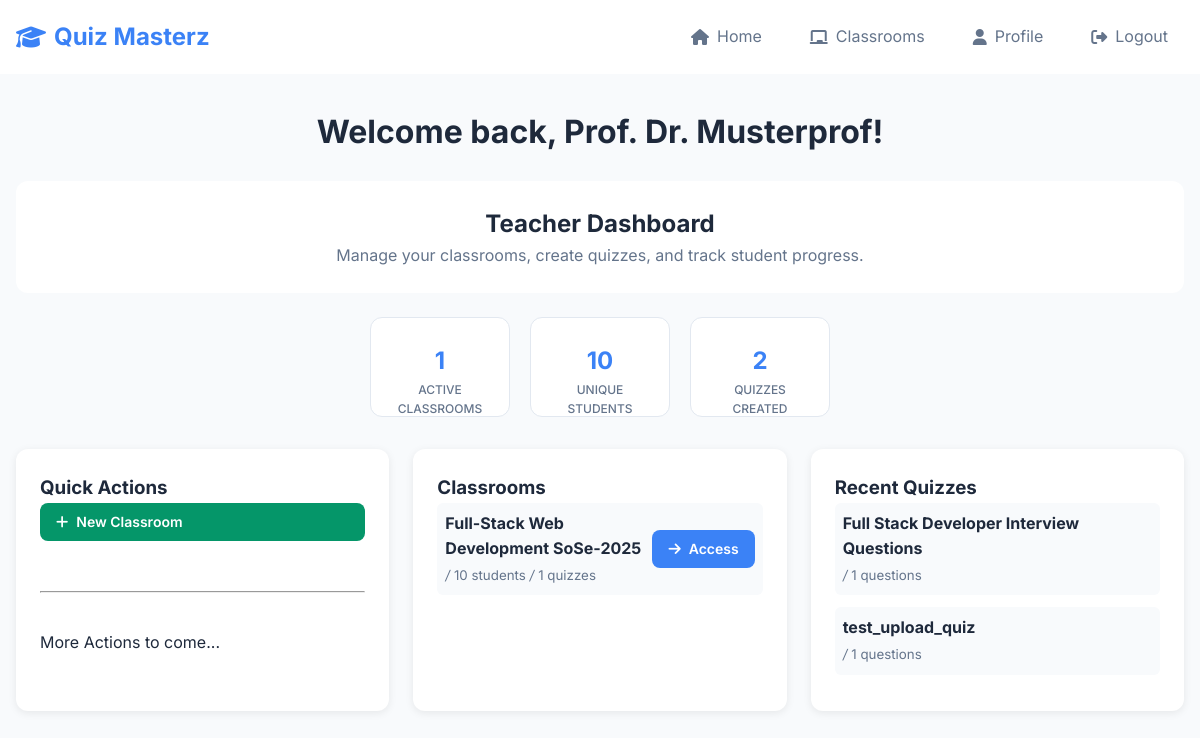
Screenshot of / (signed in) with the database file from the repository.
### website/models.py (models this page shows, shortened)
class User(db.Model, UserMixin):
    id = db.Column(db.Integer, primary_key=True)
    email = db.Column(db.String(150), unique=True)
    password = db.Column(db.String(150))
    first_name = db.Column(db.String(150))
    role = db.Column(db.String(50))
    learning_points = db.Column(db.Integer, default=0)
    classrooms_created = db.relationship('Classroom', foreign_keys='[Classroom.teacher_id]', backref='teacher', lazy=True)
    joined_classrooms = db.relationship('Classroom', secondary=classroom_members,
                                        backref=db.backref('students', lazy='dynamic'),
                                        lazy='dynamic')
    quiz_attempts = db.relationship('StudentQuizAttempt', backref='student', lazy='dynamic')

class Classroom(db.Model):
    id = db.Column(db.Integer, primary_key=True)
    name = db.Column(db.String(100), nullable=False)
    teacher_id = db.Column(db.Integer, db.ForeignKey('user.id'), nullable=False)
    join_code = db.Column(db.String(8), unique=True, nullable=False)
    quizzes = db.relationship('Quiz', secondary=classroom_quizzes,
                              backref=db.backref('classrooms_assigned_to', lazy='dynamic'),
                              lazy='dynamic')
    quiz_attempts = db.relationship('StudentQuizAttempt', backref='classroom', lazy='dynamic')

class Quiz(db.Model):
    id = db.Column(db.Integer, primary_key=True)
    name = db.Column(db.String(150), nullable=False)
    teacher_id = db.Column(db.Integer, db.ForeignKey('user.id'), nullable=False)
    is_published = db.Column(db.Boolean, default=False, nullable=False)
    questions = db.relationship('Question', backref='quiz', lazy='dynamic', cascade="all, delete-orphan")
    teacher = db.relationship('User', backref=db.backref('created_quizzes', lazy='dynamic'))

### website/views.py (the view, shortened to what this page needs)
@views.route('/')
@login_required
def home():
    available_quizzes = []
    return render_template("home.html", user=current_user, available_quizzes=available_quizzes)

### website/__init__.py (called while the page is built)
def create_app():
    app = Flask(__name__)
    app.config['SECRET_KEY'] = 'hjshjhdjah kjshkjdhjs'
    app.config['SQLALCHEMY_DATABASE_URI'] = f'sqlite:///{DB_NAME}'
    db.init_app(app)
    from .views import views
    from .auth import auth
    app.register_blueprint(views, url_prefix='/')
    app.register_blueprint(auth, url_prefix='/')
    with app.app_context():
        db.create_all()
    from .models import User, Classroom, Quiz, Question, Answer, StudentQuizAttempt
    login_manager = LoginManager()
    login_manager.login_view = 'auth.login'
    login_manager.init_app(app)
    @login_manager.user_loader
    def load_user(id):
        return User.query.get(int(id))
    return app

### website/templates/home.html (shortened to what this page needs)
{% extends "base.html" %}
{% block content %}
<div class="container">
    <div class="text-center mb-4">
        <h1>Welcome back, {{ user.first_name }}!</h1>
    </div>
    {% if user.role == 'teacher' %}
        <div class="row mb-4">
            <div class="col-12">
                <div class="card">
                    <div class="card-body text-center">
                        <h2>Teacher Dashboard</h2>
                        <p class="text-muted mb-0">Manage your classrooms, create quizzes, and track student progress.</p>
                    </div>
                </div>
            </div>
        </div>
        <div class="stats-row">
            <div class="stat-card stat-card-secondary">
                <div class="stat-number-secondary">{{ user.classrooms_created|length }}</div>
                <div class="stat-label-secondary">Active Classrooms</div>
            </div>
            <div class="stat-card stat-card-secondary">
                <div class="stat-number-secondary">
                    {% set unique_students = [] %}
                    {% for classroom in user.classrooms_created %}
                        {% for student in classroom.students %}
                            {% if student.id not in unique_students %}
                                {% set _ = unique_students.append(student.id) %}
                            {% endif %}
                        {% endfor %}
                    {% endfor %}
                    {{ unique_students|length }}
                </div>
                <div class="stat-label-secondary">Unique Students</div>
            </div>
            <div class="stat-card stat-card-secondary">
                <div class="stat-number-secondary">{{ user.created_quizzes.count() }}</div>
                <div class="stat-label-secondary">Quizzes Created</div>
            </div>
        </div>
        <div class="dashboard-grid">
            <div class="dashboard-card">
                <h3> Quick Actions</h3>
                <div class="quick-actions">
                    <a href="{{ url_for('views.create_classroom') }}" class="btn btn-success btn-sm">
                        <i class="fas fa-plus"></i> New Classroom</a>
                        <br>
                        <hr>
                        <br>
                </div> More Actions to come...
            </div>
            {% if user.classrooms_created|length > 0 %}
            <div class="dashboard-card">
                <h3> Classrooms</h3>
                {% for classroom in user.classrooms_created[:3] %}
                    <div class="classroom-info-box d-flex justify-content-between align-items-center">
                        <div>
                            <strong>{{ classroom.name }}</strong>
                            <br>
                            <small class="classroom-meta">
                                <i>/</i> {{ classroom.students.count() }} students
                                <i>/</i> {{ classroom.quizzes.count() }} quizzes
                            </small>
                        </div>
                        <div>
                            <a href="{{ url_for('views.edit_classroom', classroom_id=classroom.id) }}" class="btn btn-sm btn-primary">
                                <i class="fas fa-arrow-right"></i> Access
                            </a>
                        </div>
                    </div>
                {% endfor %}
            </div>
            {% endif %}
            {% if user.created_quizzes.count() > 0 %}
            <div class="dashboard-card">
                <h3> Recent Quizzes</h3>
                {% for quiz in user.created_quizzes[:3] %}
                    <div class="classroom-info-box">
                        <strong>{{ quiz.name }}</strong>
                        <br>
                        <small class="classroom-meta">
                            <i >/</i> {{ quiz.questions.count() }} questions
                        </small>
                    </div>
                {% endfor %}
            </div>
            {% endif %}
        </div>    {% endif %}
</div>
{% endblock %}

### website/static/css/style.css (style rules this page uses)
:root { --primary: #3b82f6; --secondary: #64748b; --success: #059669; --warning: #f59e0b; --danger: #dc2626; --bg: #f8fafc; --surface: #fff; --text: #1e293b; --text-muted: #64748b; --border: #e2e8f0; }
* { margin: 0; padding: 0; box-sizing: border-box; }
body { font-family: Inter, sans-serif; line-height: 1.6; color: var(--text); background: var(--bg); }
.container { max-width: 1200px; margin: 0 auto; padding: 0 1rem; }
.btn { display: inline-flex; align-items: center; gap: 0.5rem; padding: 0.75rem 1.5rem; border: none; border-radius: 8px; font-weight: 600; text-decoration: none; cursor: pointer; transition: all 0.2s; }
.btn-primary { background: var(--primary); color: white; }
.btn-success { background: var(--success); color: white; }
.btn-sm { padding: 0.5rem 1rem; font-size: 0.875rem; }
.card { background: var(--surface); border-radius: 12px; overflow: hidden; }
.card-body { padding: 1.5rem; }
.text-muted { color: var(--text-muted); }
.text-center { text-align: center; }
.d-flex { display: flex; }
.justify-content-between { justify-content: space-between; }
.align-items-center { align-items: center; }
.mb-4 { margin-bottom: 1.5rem; }
.mb-0 { margin-bottom: 0; }
.row { display: flex; flex-wrap: wrap; margin: 0 -0.5rem; }
.col-12 { flex: 0 0 100%; padding: 0 0.5rem; }
.stats-row { display: flex; justify-content: center; gap: 20px; margin: 1.5rem 0; flex-wrap: wrap; }
.stat-card { background: white; padding: 1.5rem; border-radius: 12px; text-align: center; }
.stat-card-secondary { background: white; border: 1px solid var(--border); width: 140px; height: 100px; }
.stat-number-secondary { font-size: 1.5rem; font-weight: 700; color: var(--primary); }
.stat-label-secondary { color: var(--text-muted); font-size: 0.75rem; font-weight: 500; text-transform: uppercase; }
.dashboard-grid { display: grid; grid-template-columns: repeat(auto-fit, minmax(300px, 1fr)); gap: 1.5rem; margin-top: 2rem; }
.dashboard-card { background: white; padding: 1.5rem; border-radius: 12px; box-shadow: 0 2px 8px rgba(0,0,0,0.08); }
.quick-actions { display: flex; flex-direction: column; gap: 0.75rem; }
.classroom-info-box { margin-bottom: 0.75rem; padding: 0.5rem; background: var(--bg); border-radius: 6px; }
.classroom-meta { color: var(--text-muted); }

### rows the page displays
User: first_name "Prof. Dr. Musterprof"
Classroom: name "Full-Stack Web Development SoSe-2025", students.count "10", quizzes.count "1"
Quiz: name "Full Stack Developer Interview Questions", questions.count "1"
Quiz: name "test_upload_quiz", questions.count "1"

### other values shown
{{ user.classrooms_created|length }} "1"
{{ unique_students|length }} "10"
{{ user.created_quizzes.count() }} "2"
